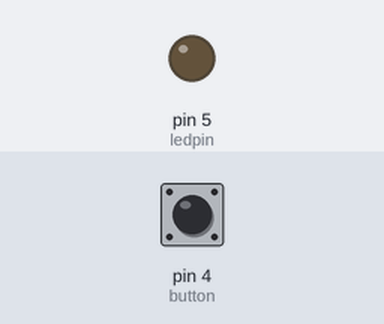
A sketch run on a simulated Arduino Uno, built with avr-gcc and run on an emulated ATmega328P. Parts: output pins drawn as LEDs (lit = HIGH). The test bench sets the inputs (shaded band); at power-on: pin 4 (button) LOW.

Above: at 1.2 s.
1.3 s: pin 4 (button) pulled HIGH for 0.15 s
At 2.6 s:
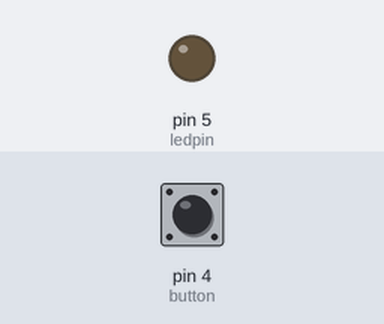
2.9 s: pin 4 (button) pulled HIGH for 3.2 s
At 3.7 s:
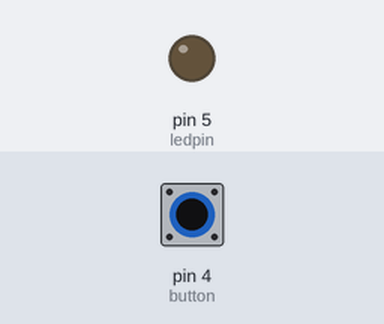
Timing chart, 0 to 8.6 s (numbered marks = the images above; inputs shaded):
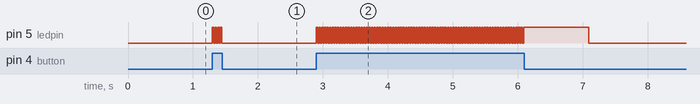

The sketch:

requirement-C.ino
```cpp
int ledpin = 5;  //D1(gpio5)
int button = 4;  //D2(gpio4)
int buttonState = 0;
int ledState = 0;
int tempoCorrente = 0;

void setup() {
  pinMode(ledpin, OUTPUT);
  pinMode(button, INPUT);
}
void loop() {
  buttonState = digitalRead(button);
  if (buttonState == 1) {
    tempoCorrente = millis();
    ledState = !ledState;
    digitalWrite(ledpin, ledState);
    Serial.print("statoLed: ");
    Serial.println(ledState);
    delay(20);
  }

  if (ledState && millis() - tempoCorrente >= 1000) {
    ledState = 0;
    digitalWrite(ledpin, ledState);
    Serial.print("statoLed: ");
    Serial.println(ledState);
  }
}
```

Measured:
- after the input at 1.3 s, pin 5 (ledpin): alternates HIGH for 0.02 s and LOW for 0.02 s, 8 changes in all, then stays LOW, starting at once
- after the input at 2.9 s, pin 5 (ledpin): goes 79 × (HIGH 0.02 s, LOW 0.02 s), HIGH 1.0 s, then LOW, starting at once
